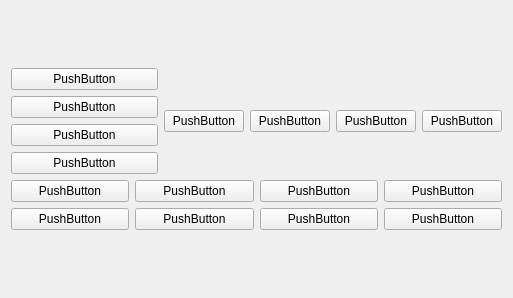
<?xml version="1.0" encoding="UTF-8"?>
<ui version="4.0">
 <class>Form</class>
 <widget class="QWidget" name="Form">
  <property name="geometry">
   <rect>
    <x>0</x>
    <y>0</y>
    <width>513</width>
    <height>298</height>
   </rect>
  </property>
  <property name="windowTitle">
   <string>Form</string>
  </property>
  <layout class="QVBoxLayout" name="verticalLayout_3">
   <item>
    <layout class="QVBoxLayout" name="verticalLayout_2">
     <item>
      <layout class="QHBoxLayout" name="horizontalLayout_2">
       <item>
        <layout class="QVBoxLayout" name="verticalLayout">
         <item>
          <widget class="QPushButton" name="pushButton">
           <property name="text">
            <string>PushButton</string>
           </property>
          </widget>
         </item>
         <item>
          <widget class="QPushButton" name="pushButton_3">
           <property name="text">
            <string>PushButton</string>
           </property>
          </widget>
         </item>
         <item>
          <widget class="QPushButton" name="pushButton_2">
           <property name="text">
            <string>PushButton</string>
           </property>
          </widget>
         </item>
         <item>
          <widget class="QPushButton" name="pushButton_4">
           <property name="text">
            <string>PushButton</string>
           </property>
          </widget>
         </item>
        </layout>
       </item>
       <item>
        <layout class="QHBoxLayout" name="horizontalLayout">
         <item>
          <widget class="QPushButton" name="pushButton_5">
           <property name="text">
            <string>PushButton</string>
           </property>
          </widget>
         </item>
         <item>
          <widget class="QPushButton" name="pushButton_6">
           <property name="text">
            <string>PushButton</string>
           </property>
          </widget>
         </item>
         <item>
          <widget class="QPushButton" name="pushButton_7">
           <property name="text">
            <string>PushButton</string>
           </property>
          </widget>
         </item>
         <item>
          <widget class="QPushButton" name="pushButton_8">
           <property name="text">
            <string>PushButton</string>
           </property>
          </widget>
         </item>
        </layout>
       </item>
      </layout>
     </item>
     <item>
      <layout class="QGridLayout" name="gridLayout">
       <item row="0" column="0">
        <widget class="QPushButton" name="pushButton_9">
         <property name="text">
          <string>PushButton</string>
         </property>
        </widget>
       </item>
       <item row="0" column="1">
        <widget class="QPushButton" name="pushButton_10">
         <property name="text">
          <string>PushButton</string>
         </property>
        </widget>
       </item>
       <item row="0" column="2">
        <widget class="QPushButton" name="pushButton_11">
         <property name="text">
          <string>PushButton</string>
         </property>
        </widget>
       </item>
       <item row="0" column="3">
        <widget class="QPushButton" name="pushButton_12">
         <property name="text">
          <string>PushButton</string>
         </property>
        </widget>
       </item>
       <item row="1" column="0">
        <widget class="QPushButton" name="pushButton_16">
         <property name="text">
          <string>PushButton</string>
         </property>
        </widget>
       </item>
       <item row="1" column="1">
        <widget class="QPushButton" name="pushButton_15">
         <property name="text">
          <string>PushButton</string>
         </property>
        </widget>
       </item>
       <item row="1" column="2">
        <widget class="QPushButton" name="pushButton_13">
         <property name="text">
          <string>PushButton</string>
         </property>
        </widget>
       </item>
       <item row="1" column="3">
        <widget class="QPushButton" name="pushButton_14">
         <property name="text">
          <string>PushButton</string>
         </property>
        </widget>
       </item>
      </layout>
     </item>
    </layout>
   </item>
  </layout>
 </widget>
 <resources/>
 <connections/>
</ui>
